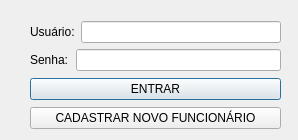
<?xml version="1.0" encoding="UTF-8"?>
<ui version="4.0">
 <class>telaLoginFuncionario</class>
 <widget class="QDialog" name="telaLoginFuncionario">
  <property name="geometry">
   <rect>
    <x>0</x>
    <y>0</y>
    <width>298</width>
    <height>140</height>
   </rect>
  </property>
  <property name="windowTitle">
   <string>Dialog</string>
  </property>
  <widget class="QWidget" name="layoutWidget">
   <property name="geometry">
    <rect>
     <x>30</x>
     <y>20</y>
     <width>251</width>
     <height>112</height>
    </rect>
   </property>
   <layout class="QVBoxLayout" name="verticalLayout_2">
    <item>
     <layout class="QVBoxLayout" name="verticalLayout">
      <item>
       <layout class="QHBoxLayout" name="horizontalLayout">
        <item>
         <widget class="QLabel" name="label">
          <property name="text">
           <string>Usuário:</string>
          </property>
         </widget>
        </item>
        <item>
         <widget class="QLineEdit" name="txtUsuarioFuncionario"/>
        </item>
       </layout>
      </item>
      <item>
       <layout class="QHBoxLayout" name="horizontalLayout_2">
        <item>
         <widget class="QLabel" name="label_2">
          <property name="text">
           <string>Senha:</string>
          </property>
         </widget>
        </item>
        <item>
         <spacer name="horizontalSpacer">
          <property name="orientation">
           <enum>Qt::Horizontal</enum>
          </property>
          <property name="sizeType">
           <enum>QSizePolicy::Preferred</enum>
          </property>
          <property name="sizeHint" stdset="0">
           <size>
            <width>1</width>
            <height>20</height>
           </size>
          </property>
         </spacer>
        </item>
        <item>
         <widget class="QLineEdit" name="txtSenhaFuncionario">
          <property name="echoMode">
           <enum>QLineEdit::Password</enum>
          </property>
         </widget>
        </item>
       </layout>
      </item>
     </layout>
    </item>
    <item>
     <widget class="QPushButton" name="btnEntrarFuncionario">
      <property name="text">
       <string>ENTRAR</string>
      </property>
     </widget>
    </item>
    <item>
     <widget class="QPushButton" name="btnCadastrarNovoFuncionario">
      <property name="text">
       <string>CADASTRAR NOVO FUNCIONÁRIO</string>
      </property>
     </widget>
    </item>
   </layout>
  </widget>
 </widget>
 <resources/>
 <connections/>
</ui>
